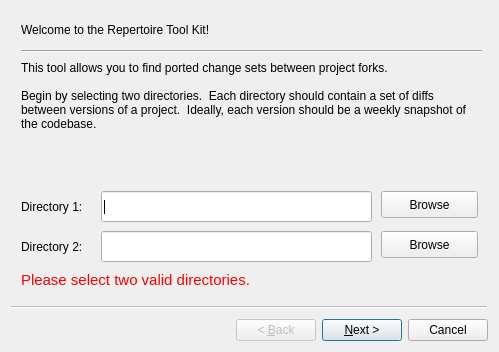
<?xml version="1.0" encoding="UTF-8"?>
<ui version="4.0">
 <class>RepWizard</class>
 <widget class="QWizard" name="RepWizard">
  <property name="geometry">
   <rect>
    <x>0</x>
    <y>0</y>
    <width>499</width>
    <height>352</height>
   </rect>
  </property>
  <property name="windowTitle">
   <string>Repertoire Tool Kit</string>
  </property>
  <widget class="QWizardPage" name="page0">
   <attribute name="pageId">
    <string notr="true">0</string>
   </attribute>
   <widget class="QLabel" name="welcomeLabel">
    <property name="geometry">
     <rect>
      <x>10</x>
      <y>10</y>
      <width>251</width>
      <height>17</height>
     </rect>
    </property>
    <property name="text">
     <string>Welcome to the Repertoire Tool Kit!</string>
    </property>
   </widget>
   <widget class="QLineEdit" name="directory0Line">
    <property name="geometry">
     <rect>
      <x>90</x>
      <y>180</y>
      <width>271</width>
      <height>31</height>
     </rect>
    </property>
    <property name="text">
     <string/>
    </property>
   </widget>
   <widget class="QLabel" name="directory0Label">
    <property name="geometry">
     <rect>
      <x>10</x>
      <y>180</y>
      <width>91</width>
      <height>31</height>
     </rect>
    </property>
    <property name="text">
     <string>Directory 1:</string>
    </property>
   </widget>
   <widget class="QPushButton" name="browseButton0">
    <property name="geometry">
     <rect>
      <x>370</x>
      <y>180</y>
      <width>97</width>
      <height>27</height>
     </rect>
    </property>
    <property name="text">
     <string>Browse</string>
    </property>
   </widget>
   <widget class="QLabel" name="page0Instructions">
    <property name="geometry">
     <rect>
      <x>10</x>
      <y>50</y>
      <width>461</width>
      <height>111</height>
     </rect>
    </property>
    <property name="text">
     <string>This tool allows you to find ported change sets between project forks.

Begin by selecting two directories.  Each directory should contain a set of diffs between versions of a project.  Ideally, each version should be a weekly snapshot of the codebase.</string>
    </property>
    <property name="alignment">
     <set>Qt::AlignLeading|Qt::AlignLeft|Qt::AlignTop</set>
    </property>
    <property name="wordWrap">
     <bool>true</bool>
    </property>
   </widget>
   <widget class="QLineEdit" name="directory1Line">
    <property name="geometry">
     <rect>
      <x>90</x>
      <y>220</y>
      <width>271</width>
      <height>31</height>
     </rect>
    </property>
    <property name="text">
     <string/>
    </property>
   </widget>
   <widget class="Line" name="line">
    <property name="geometry">
     <rect>
      <x>10</x>
      <y>30</y>
      <width>461</width>
      <height>20</height>
     </rect>
    </property>
    <property name="sizePolicy">
     <sizepolicy hsizetype="Minimum" vsizetype="Fixed">
      <horstretch>0</horstretch>
      <verstretch>0</verstretch>
     </sizepolicy>
    </property>
    <property name="orientation">
     <enum>Qt::Horizontal</enum>
    </property>
   </widget>
   <widget class="QLabel" name="directory1Label">
    <property name="geometry">
     <rect>
      <x>10</x>
      <y>220</y>
      <width>91</width>
      <height>31</height>
     </rect>
    </property>
    <property name="text">
     <string>Directory 2:</string>
    </property>
   </widget>
   <widget class="QPushButton" name="browseButton1">
    <property name="geometry">
     <rect>
      <x>370</x>
      <y>220</y>
      <width>97</width>
      <height>27</height>
     </rect>
    </property>
    <property name="text">
     <string>Browse</string>
    </property>
   </widget>
   <widget class="QLabel" name="errorLabel0">
    <property name="geometry">
     <rect>
      <x>10</x>
      <y>260</y>
      <width>341</width>
      <height>17</height>
     </rect>
    </property>
    <property name="autoFillBackground">
     <bool>false</bool>
    </property>
    <property name="text">
     <string>&lt;!DOCTYPE HTML PUBLIC &quot;-//W3C//DTD HTML 4.0//EN&quot; &quot;http://www.w3.org/TR/REC-html40/strict.dtd&quot;&gt;
&lt;html&gt;&lt;head&gt;&lt;meta name=&quot;qrichtext&quot; content=&quot;1&quot; /&gt;&lt;style type=&quot;text/css&quot;&gt;
p, li { white-space: pre-wrap; }
&lt;/style&gt;&lt;/head&gt;&lt;body style=&quot; font-family:'Ubuntu'; font-size:11pt; font-weight:400; font-style:normal;&quot;&gt;
&lt;p style=&quot; margin-top:0px; margin-bottom:0px; margin-left:0px; margin-right:0px; -qt-block-indent:0; text-indent:0px;&quot;&gt;&lt;span style=&quot; color:#ff0000;&quot;&gt;Please select two valid directories.&lt;/span&gt;&lt;/p&gt;&lt;/body&gt;&lt;/html&gt;</string>
    </property>
   </widget>
  </widget>
  <widget class="QWizardPage" name="page1">
   <attribute name="pageId">
    <string notr="true">1</string>
   </attribute>
   <widget class="QLabel" name="page1Instructions">
    <property name="geometry">
     <rect>
      <x>10</x>
      <y>0</y>
      <width>461</width>
      <height>71</height>
     </rect>
    </property>
    <property name="text">
     <string>Repertoire processes data in a number of steps, and needs to create some temporary files to represent intermediate output.  Please select a directory to store temporary files in.</string>
    </property>
    <property name="alignment">
     <set>Qt::AlignLeading|Qt::AlignLeft|Qt::AlignTop</set>
    </property>
    <property name="wordWrap">
     <bool>true</bool>
    </property>
   </widget>
   <widget class="QLabel" name="tmpDirLabel">
    <property name="geometry">
     <rect>
      <x>10</x>
      <y>70</y>
      <width>91</width>
      <height>31</height>
     </rect>
    </property>
    <property name="text">
     <string>Directory:</string>
    </property>
   </widget>
   <widget class="QLineEdit" name="tmpDirLine">
    <property name="geometry">
     <rect>
      <x>90</x>
      <y>70</y>
      <width>271</width>
      <height>31</height>
     </rect>
    </property>
    <property name="text">
     <string/>
    </property>
   </widget>
   <widget class="QPushButton" name="browseButton2">
    <property name="geometry">
     <rect>
      <x>370</x>
      <y>70</y>
      <width>97</width>
      <height>27</height>
     </rect>
    </property>
    <property name="text">
     <string>Browse</string>
    </property>
   </widget>
   <widget class="QLabel" name="errorLabel1">
    <property name="geometry">
     <rect>
      <x>10</x>
      <y>120</y>
      <width>381</width>
      <height>17</height>
     </rect>
    </property>
    <property name="text">
     <string>&lt;!DOCTYPE HTML PUBLIC &quot;-//W3C//DTD HTML 4.0//EN&quot; &quot;http://www.w3.org/TR/REC-html40/strict.dtd&quot;&gt;
&lt;html&gt;&lt;head&gt;&lt;meta name=&quot;qrichtext&quot; content=&quot;1&quot; /&gt;&lt;style type=&quot;text/css&quot;&gt;
p, li { white-space: pre-wrap; }
&lt;/style&gt;&lt;/head&gt;&lt;body style=&quot; font-family:'Ubuntu'; font-size:11pt; font-weight:400; font-style:normal;&quot;&gt;
&lt;p style=&quot; margin-top:0px; margin-bottom:0px; margin-left:0px; margin-right:0px; -qt-block-indent:0; text-indent:0px;&quot;&gt;&lt;span style=&quot; color:#ff0000;&quot;&gt;Please select a valid temporary directory.&lt;/span&gt;&lt;/p&gt;&lt;/body&gt;&lt;/html&gt;</string>
    </property>
   </widget>
  </widget>
  <widget class="QWizardPage" name="page2">
   <attribute name="pageId">
    <string notr="true">2</string>
   </attribute>
   <widget class="QLabel" name="page2Instructions">
    <property name="geometry">
     <rect>
      <x>10</x>
      <y>10</y>
      <width>461</width>
      <height>61</height>
     </rect>
    </property>
    <property name="text">
     <string>Repertoire looks for similar patches in C++, Java, C, and header files.  What file extensions do these file types have in this particular project?</string>
    </property>
    <property name="alignment">
     <set>Qt::AlignLeading|Qt::AlignLeft|Qt::AlignTop</set>
    </property>
    <property name="wordWrap">
     <bool>true</bool>
    </property>
   </widget>
   <widget class="QLabel" name="page2JLabel">
    <property name="geometry">
     <rect>
      <x>10</x>
      <y>90</y>
      <width>67</width>
      <height>21</height>
     </rect>
    </property>
    <property name="text">
     <string>Java:</string>
    </property>
    <property name="alignment">
     <set>Qt::AlignBottom|Qt::AlignLeading|Qt::AlignLeft</set>
    </property>
   </widget>
   <widget class="QLabel" name="page2CLabel">
    <property name="geometry">
     <rect>
      <x>10</x>
      <y>130</y>
      <width>67</width>
      <height>21</height>
     </rect>
    </property>
    <property name="text">
     <string>C++/C:</string>
    </property>
    <property name="alignment">
     <set>Qt::AlignBottom|Qt::AlignLeading|Qt::AlignLeft</set>
    </property>
   </widget>
   <widget class="QLabel" name="page2HLabel">
    <property name="geometry">
     <rect>
      <x>10</x>
      <y>170</y>
      <width>71</width>
      <height>21</height>
     </rect>
    </property>
    <property name="text">
     <string>Headers:</string>
    </property>
    <property name="alignment">
     <set>Qt::AlignBottom|Qt::AlignLeading|Qt::AlignLeft</set>
    </property>
   </widget>
   <widget class="QLineEdit" name="jSuffLine">
    <property name="geometry">
     <rect>
      <x>90</x>
      <y>90</y>
      <width>113</width>
      <height>27</height>
     </rect>
    </property>
    <property name="text">
     <string>.java</string>
    </property>
   </widget>
   <widget class="QLineEdit" name="cSuffLine">
    <property name="geometry">
     <rect>
      <x>90</x>
      <y>130</y>
      <width>113</width>
      <height>27</height>
     </rect>
    </property>
    <property name="text">
     <string>.cxx</string>
    </property>
   </widget>
   <widget class="QLineEdit" name="hSuffLine">
    <property name="geometry">
     <rect>
      <x>90</x>
      <y>170</y>
      <width>113</width>
      <height>27</height>
     </rect>
    </property>
    <property name="text">
     <string>.hxx</string>
    </property>
   </widget>
  </widget>
  <widget class="QWizardPage" name="page3">
   <attribute name="pageId">
    <string notr="true">3</string>
   </attribute>
   <widget class="QLabel" name="page3Instructions">
    <property name="geometry">
     <rect>
      <x>10</x>
      <y>10</y>
      <width>461</width>
      <height>111</height>
     </rect>
    </property>
    <property name="text">
     <string>Repertoire is currently processing your data; this may take some time.  Consider playing some soothing music or getting some coffee.</string>
    </property>
    <property name="alignment">
     <set>Qt::AlignLeading|Qt::AlignLeft|Qt::AlignTop</set>
    </property>
    <property name="wordWrap">
     <bool>true</bool>
    </property>
   </widget>
   <widget class="QProgressBar" name="progressBar">
    <property name="geometry">
     <rect>
      <x>10</x>
      <y>250</y>
      <width>461</width>
      <height>23</height>
     </rect>
    </property>
    <property name="value">
     <number>24</number>
    </property>
    <property name="orientation">
     <enum>Qt::Horizontal</enum>
    </property>
    <property name="invertedAppearance">
     <bool>false</bool>
    </property>
    <property name="textDirection">
     <enum>QProgressBar::TopToBottom</enum>
    </property>
   </widget>
   <widget class="QLabel" name="progressLabel">
    <property name="geometry">
     <rect>
      <x>10</x>
      <y>216</y>
      <width>461</width>
      <height>21</height>
     </rect>
    </property>
    <property name="text">
     <string>Progress messages will go here.</string>
    </property>
   </widget>
  </widget>
  <widget class="QWizardPage" name="pageF"/>
 </widget>
 <resources/>
 <connections/>
</ui>
